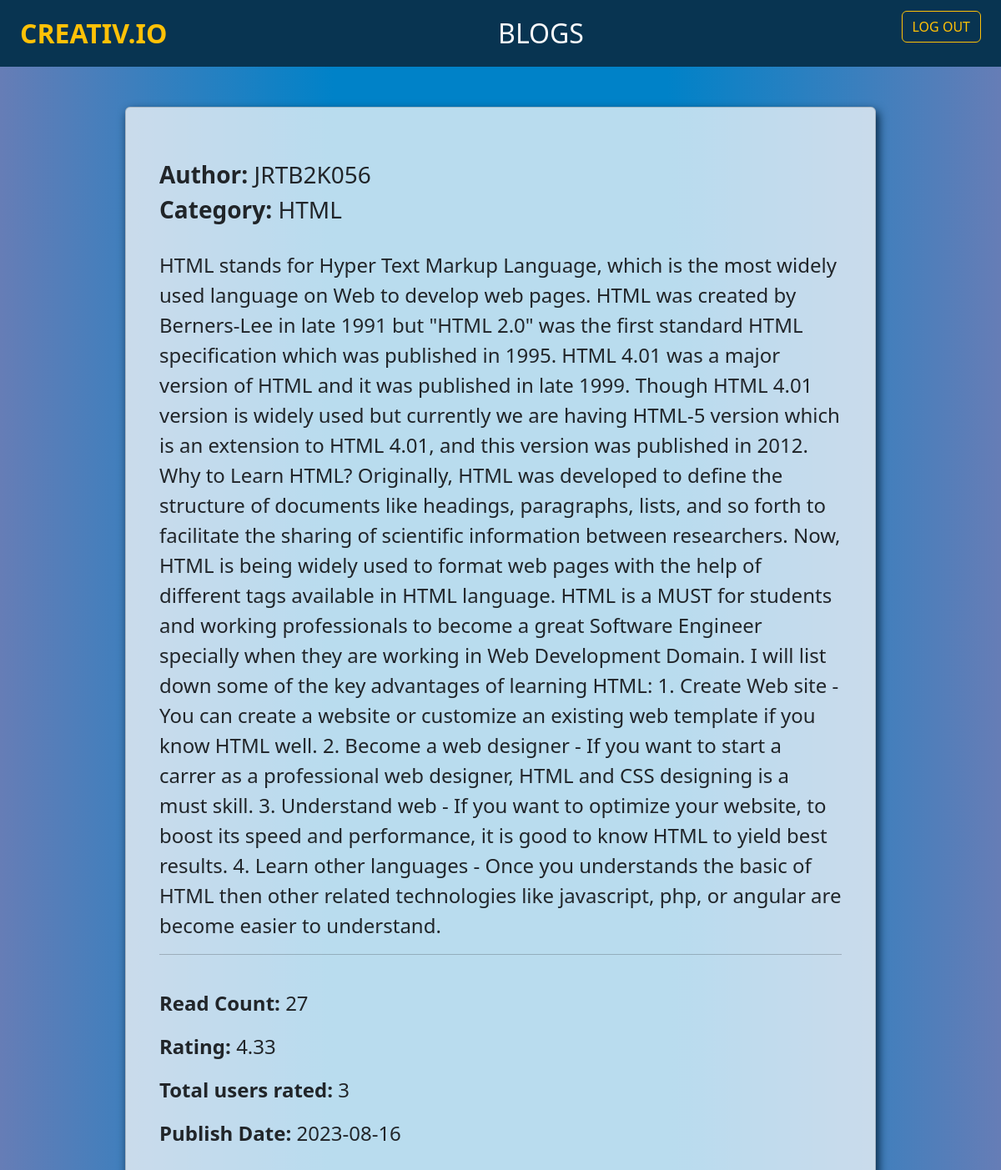
Screenshot of /blogDetail/1/HTML/JRTB2K056 (signed in) with the database file from the repository.
### models.py (models this page shows, shortened)
class Users(db.Model, UserMixin):
    id = db.Column(db.Integer, primary_key=True)
    email = db.Column(db.String(100), unique=True)
    username = db.Column(db.String(50))
    password_hash = db.Column(db.String(300))

class Blog(db.Model):
    blog_id = db.Column(db.Integer, primary_key=True)
    auth_id = db.Column(db.Integer, db.ForeignKey(Users.id), nullable=False)
    cat_id = db.Column(db.Integer, db.ForeignKey(Category.cat_id))
    blog_date = db.Column(db.DateTime)
    blog_text = db.Column(db.Text, nullable=False)
    blog_rating = db.Column(db.Integer, default=0)
    blog_count = db.Column(db.Integer, default=0)

### routes.py (the view, shortened to what this page needs)
@app.route('/blogDetail/<int:blog_id>/<string:cat_name>/<string:name>', methods=['POST', 'GET'])
@login_required
def blog_detail(blog_id, cat_name, name):
    blog = Blog.query.get(blog_id)
    record = Comments.query.filter_by(blog_id=blog.blog_id).filter_by(user_id=current_user.id).first()
    if request.method == 'GET':
        if current_user.id != blog.auth_id:
            blog.blog_count = blog.blog_count + 1
            db.session.commit()
        rating = db.session.query(func.avg(Comments.rating)).filter_by(blog_id=int(blog_id)).first()[0]
        if rating:
            rating=round(rating,2)
        blogdate=blog.blog_date
        blogdate=blogdate.date()
        if record is not None:
            return render_template('blog_detail.html', blog=blog, rating=rating, name=name, cat_name=cat_name,
                                   comment_text=record.comment, prev_rating=record.rating,blog_date=blogdate)
        else:
            return render_template('blog_detail.html', blog=blog, rating=rating, name=name, cat_name=cat_name,
                                   comment_text="", prev_rating="",blog_date=blogdate)

### models.py (called while the page is built)
@login.user_loader
def load_user(id):
    return Users.query.get(int(id))

### templates/blog_detail.html (shortened to what this page needs)
{% extends 'base.html' %}
{% block content %}
  <div class="card mx-auto  p-4 w-75 ">
    <div class="card-body my-4">
      <h2 class="fs-3"><b>Author:</b> {{ name }}</h2>
      <h2 class="fs-3"><b>Category:</b> {{ cat_name }}</h2>
      <br>
      <p class="fs-4">
      {{blog.blog_text|safe}}
      </p>
      <hr>
      <br>
      <p class="fs-4"><b>Read Count:</b> {{blog.blog_count}}</p>
      <p class="fs-4"><b>Rating:</b> {{rating}}</p>
      <p class="fs-4"><b>Total users rated:</b> {{blog.blog_rating}}</p>
      <p class="fs-4"><b>Publish Date:</b> {{blog_date}}</p>
    </div>
  </div>
{% endblock %}

### static/css/style.css (style rules this page uses)
* { box-sizing: border-box !important; transition: ease all 0.5s; }
html { scroll-behavior: smooth; }
*, *::after, *::before { -webkit-box-sizing: border-box; -moz-box-sizing: border-box; box-sizing: border-box; }
body { color:white; background: #667db6; background: -webkit-linear-gradient(to right, #667db6, #0082c8, #0082c8, #667db6); background: linear-gradient(to right, #667db6, #0082c8, #0082c8, #667db6); }
.card { background-color:rgba(253, 253, 253, 0.735); box-shadow: 3px 5px 12px rgb(4, 34, 59); }

### rows the page displays
Users: username "JRTB2K056"
Blog: blog_text "HTML stands for Hyper Text Markup Language, which is the most widely used language on Web to develop web pages. HTML was created by Berners-Lee in late 1991 but \"HTML 2.0\" was the first standard HTML specification which was published in 1995. HTML 4.01 was a major version of HTML and it was published in late 1999. Though HTML 4.01 version is widely used but currently we are having HTML-5 version which is an extension to HTML 4.01, and this version was published in 2012. Why to Learn HTML? Originally, HTML was developed to define the structure of documents like headings, paragraphs, lists, and so forth to facilitate the sharing of scientific information between researchers. Now, HTML is…", blog_count "27", blog_rating "3"

### other values shown
{{ cat_name }} "HTML"
{{ rating }} "4.33"
{{ blog_date }} "2023-08-16"
